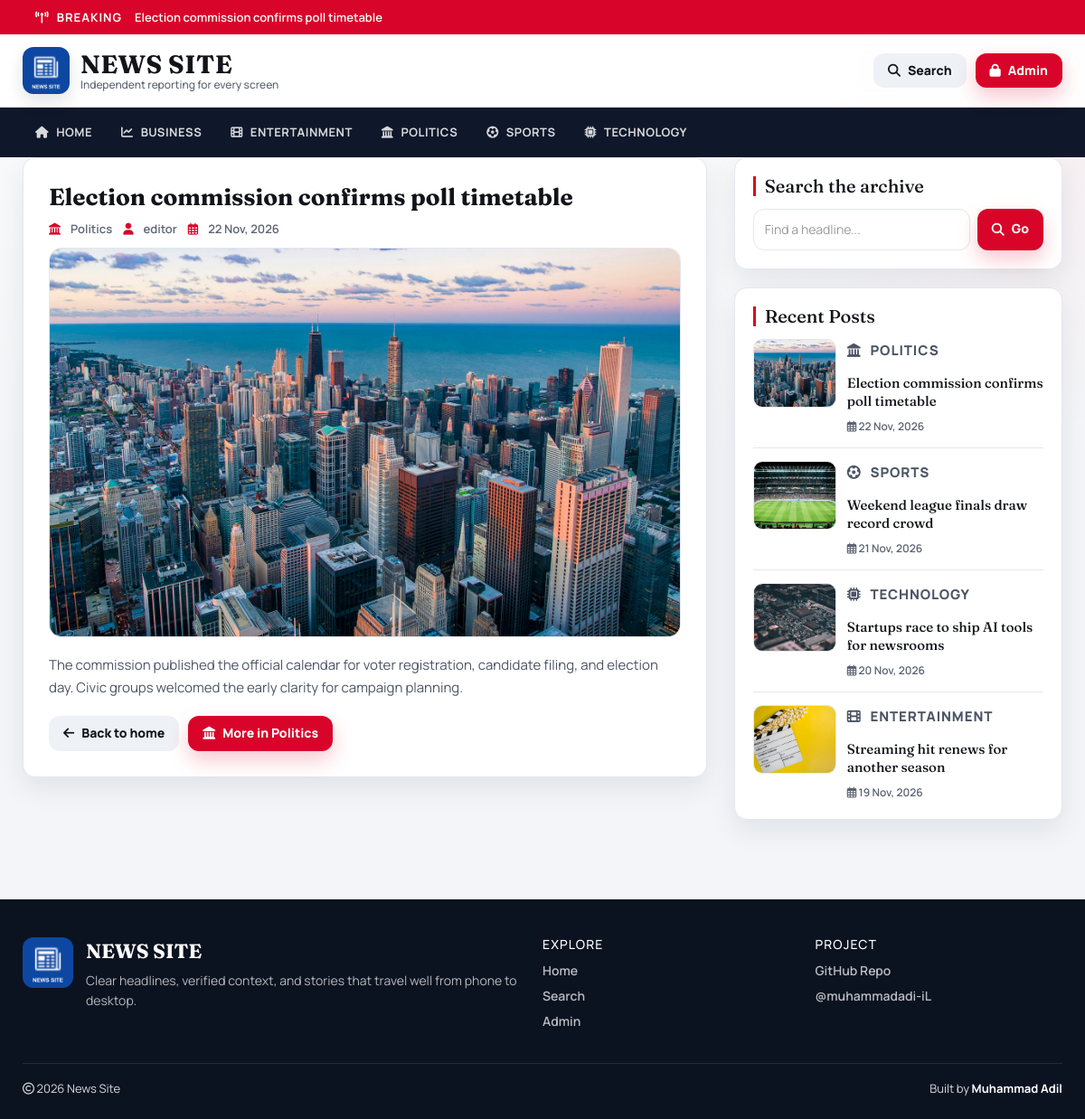
The app's page /single.php?id=7 with its own data.
### tables this page shows
CREATE TABLE `posts` (
  `id` int(11) NOT NULL AUTO_INCREMENT,
  `post_title` varchar(200) NOT NULL,
  `post_keywords` text NOT NULL,
  `post_content` int(11) NOT NULL,
  `post_date` varchar(50) NOT NULL,
  `post_author` int(11) NOT NULL,
  `post_image` varchar(255) NOT NULL DEFAULT 'post-format.jpg',
  PRIMARY KEY (`id`)
);

CREATE TABLE `category` (
  `id` int(11) NOT NULL AUTO_INCREMENT,
  `category_name` varchar(100) NOT NULL,
  `post` int(11) NOT NULL DEFAULT 0,
  PRIMARY KEY (`id`)
);

CREATE TABLE `users` (
  `id` int(11) NOT NULL AUTO_INCREMENT,
  `first_name` varchar(30) NOT NULL,
  `last_name` varchar(30) NOT NULL,
  `username` varchar(30) DEFAULT NULL,
  `password` varchar(40) DEFAULT NULL,
  `role` int(11) NOT NULL COMMENT '1=Admin, 0=Normal',
  PRIMARY KEY (`id`)
);

### includes/helpers.php (called while the page is built, shortened)
<?php
function post_image_src($filename, $prefix = '')
{
    $filename = trim((string) $filename);
    $candidates = [
        'images/' . $filename,
        'admin/upload/' . $filename,
    ];
    $root = dirname(__DIR__);
    foreach ($candidates as $rel) {
        if (is_file($root . '/' . $rel)) {
            return $prefix . $rel;
        }
    }
    return $prefix . 'images/post-format.jpg';
}
function e($value)
{
    return htmlspecialchars((string) $value, ENT_QUOTES, 'UTF-8');
}
function category_icon($name)
{
    $key = strtolower(trim((string) $name));
    $map = [
        'politics' => 'fa-landmark',
        'sports' => 'fa-futbol',
        'business' => 'fa-chart-line',
        'entertainment' => 'fa-film',
        'technology' => 'fa-microchip',
        'health' => 'fa-heart-pulse',
        'science' => 'fa-flask',
        'world' => 'fa-earth-americas',
    ];
    return $map[$key] ?? 'fa-bookmark';
}

### config.php (called while the page is built, shortened)
<?php
$hostname = "http://localhost/news-site";
require_once __DIR__ . '/includes/helpers.php';

### single.php (the view)
<?php include 'header.php'; ?>
    <div id="main-content">
        <div class="container">
            <div class="row content-grid">
                <div class="col-xs-12 col-sm-12 col-md-8">
                    <div class="post-container">
                    <?php
                        include "config.php";
                        $id = isset($_GET['id']) ? (int) $_GET['id'] : 0;
                        $sql = "SELECT posts.id, posts.post_title, posts.post_keywords, posts.post_date, posts.post_author, posts.post_image, category.category_name, users.username, posts.post_content FROM posts
                        LEFT JOIN category ON posts.post_content = category.id
                        LEFT JOIN users ON posts.post_author = users.id
                        WHERE posts.id = {$id}";
                        $result = mysqli_query($conn, $sql) or die("query failed.");
                        if (mysqli_num_rows($result) > 0) {
                            while ($row = mysqli_fetch_assoc($result)) {
                                $img = post_image_src($row['post_image']);
                                $icon = category_icon($row['category_name']);
                        ?>
                        <article class="post-content single-post">
                            <h3><?php echo e($row['post_title']); ?></h3>
                            <div class="post-information meta-row">
                                <span class="meta-pill">
                                    <i class="fa-solid <?php echo $icon; ?>"></i>
                                    <a href="category.php?cid=<?php echo (int) $row['post_content']; ?>"><?php echo e($row['category_name']); ?></a>
                                </span>
                                <span class="meta-pill">
                                    <i class="fa-solid fa-user"></i>
                                    <a href="author.php?aid=<?php echo (int) $row['post_author']; ?>"><?php echo e($row['username']); ?></a>
                                </span>
                                <span class="meta-pill">
                                    <i class="fa-regular fa-calendar-days"></i>
                                    <?php echo e($row['post_date']); ?>
                                </span>
                            </div>
                            <img class="single-feature-image" src="<?php echo e($img); ?>" alt="<?php echo e($row['post_title']); ?>"/>
                            <p class="description">
                            <?php echo nl2br(e($row['post_keywords'])); ?>
                            </p>
                            <div class="article-actions">
                                <a class="btn btn-ghost" href="<?php echo $hostname; ?>"><i class="fa-solid fa-arrow-left"></i> Back to home</a>
                                <a class="btn btn-accent" href="category.php?cid=<?php echo (int) $row['post_content']; ?>"><i class="fa-solid <?php echo $icon; ?>"></i> More in <?php echo e($row['category_name']); ?></a>
                            </div>
                        </article>
                        <?php
                            }
                        } else {
                            echo "<p class='empty-state'><i class='fa-regular fa-circle-xmark'></i> No Record Found</p>";
                        }
                        ?>
                    </div>
                </div>
                <?php include 'sidebar.php'; ?>
            </div>
        </div>
    </div>
<?php include 'footer.php'; ?>

### header.php (shortened to what this page needs)
<?php
include "config.php";
$page = basename($_SERVER['PHP_SELF']);
$breaking = mysqli_query($conn, "SELECT id, post_title FROM posts ORDER BY id DESC LIMIT 1");
$break_row = $breaking ? mysqli_fetch_assoc($breaking) : null;
?>
<!DOCTYPE html>
<html lang="en">
<head>
    <link rel="stylesheet" href="css/bootstrap.min.css" />
    <link rel="stylesheet" href="https://cdnjs.cloudflare.com/ajax/libs/font-awesome/6.5.2/css/all.min.css" />
    <link rel="stylesheet" href="css/style.css">
</head>
<body>
<?php if ($break_row) { ?>
<div class="breaking-bar">
    <div class="container breaking-inner">
        <span class="breaking-label"><i class="fa-solid fa-tower-broadcast"></i> Breaking</span>
        <a href="single.php?id=<?php echo (int) $break_row['id']; ?>"><?php echo e($break_row['post_title']); ?></a>
    </div>
</div>
<?php } ?>
<header id="header">
    <div class="container">
        <div class="header-inner">
            <a href="<?php echo $hostname; ?>" id="logo" class="brand-lockup">
                <img src="images/logo.png" alt="News Site">
                <span class="brand-text">
                    <strong>NEWS SITE</strong>
                    <em>Independent reporting for every screen</em>
                </span>
            </a>
            <div class="header-actions">
                <a class="btn btn-ghost" href="search.php"><i class="fa-solid fa-magnifying-glass"></i><span>Search</span></a>
                <a class="btn btn-accent" href="admin/"><i class="fa-solid fa-lock"></i><span>Admin</span></a>
            </div>
        </div>
    </div>
</header>
<nav id="menu-bar">
    <div class="container">
        <?php
        $id = isset($_GET['cid']) ? (int) $_GET['cid'] : 0;
        $sql = "SELECT * FROM category ORDER BY category_name ASC";
        $result = mysqli_query($conn, $sql) or die("Query Failed : Category");
        ?>
        <div class="nav-bar-inner">
            <ul class="menu" id="siteMenu">
                <li>
                    <a class="<?php echo ($page === 'index.php' && $id === 0) ? 'active' : ''; ?>" href="<?php echo $hostname; ?>">
                        <i class="fa-solid fa-house"></i> Home
                    </a>
                </li>
                <?php
                while ($row = mysqli_fetch_assoc($result)) {
                    $active = ($id === (int) $row['id']) ? "active" : "";
                    $icon = category_icon($row['category_name']);
                    echo "<li><a class='{$active}' href='category.php?cid=" . (int) $row['id'] . "'>"
                        . "<i class='fa-solid {$icon}'></i> "
                        . e($row['category_name'])
                        . "</a></li>";
                }
                ?>
            </ul>
        </div>
    </div>
</nav>

### sidebar.php
<div id="sidebar" class="col-xs-12 col-sm-12 col-md-4">
    <div class="side-card search-box-container">
        <h4>Search the archive</h4>
        <form class="search-post" action="search.php" method="GET">
            <div class="search-row">
                <input type="text" name="search" class="form-control" placeholder="Find a headline..." value="<?php echo isset($_GET['search']) ? e($_GET['search']) : ''; ?>">
                <button type="submit" class="btn btn-accent">
                    <i class="fa-solid fa-magnifying-glass"></i>
                    <span>Go</span>
                </button>
            </div>
        </form>
    </div>
    <div class="side-card recent-post-container">
        <h4>Recent Posts</h4>
        <?php
        include "config.php";
        $limit = 4;
        $sql = "SELECT posts.id, posts.post_title, posts.post_date, posts.post_image, category.category_name, posts.post_content FROM posts
                LEFT JOIN category ON posts.post_content = category.id
                ORDER BY posts.id DESC LIMIT {$limit}";
        $result = mysqli_query($conn, $sql) or die("query failed : Recent Post.");
        if (mysqli_num_rows($result) > 0) {
            while ($row = mysqli_fetch_assoc($result)) {
                $img = post_image_src($row['post_image']);
                $icon = category_icon($row['category_name']);
                ?>
        <div class="recent-post">
            <a class="post-img" href="single.php?id=<?php echo (int) $row['id']; ?>">
                <img src="<?php echo e($img); ?>" alt=""/>
            </a>
            <div class="post-content">
                <p class="story-eyebrow"><i class="fa-solid <?php echo $icon; ?>"></i> <?php echo e($row['category_name']); ?></p>
                <h5><a href="single.php?id=<?php echo (int) $row['id']; ?>"><?php echo e($row['post_title']); ?></a></h5>
                <span class="recent-date"><i class="fa-regular fa-calendar-days"></i> <?php echo e($row['post_date']); ?></span>
            </div>
        </div>
                <?php
            }
        }
        ?>
    </div>
</div>

### records on screen
posts: post_title "Election commission confirms poll timetable", category.category_name "Politics", users.username "editor", post_date "22 Nov, 2026", post_image (picture), post_keywords "The commission published the official calendar for voter registration, candidate filing, and election day. Civic groups welcomed the early clarity for campaign planning.", category.category_name "POLITICS"
category: category_name "BUSINESS"
category: category_name "ENTERTAINMENT"
category: category_name "POLITICS"
category: category_name "SPORTS"
category: category_name "TECHNOLOGY"
posts: post_image (picture), category.category_name "SPORTS", post_title "Weekend league finals draw record crowd", post_date "21 Nov, 2026"
posts: post_image (picture), category.category_name "TECHNOLOGY", post_title "Startups race to ship AI tools for newsrooms", post_date "20 Nov, 2026"
posts: post_image (picture), category.category_name "ENTERTAINMENT", post_title "Streaming hit renews for another season", post_date "19 Nov, 2026"
